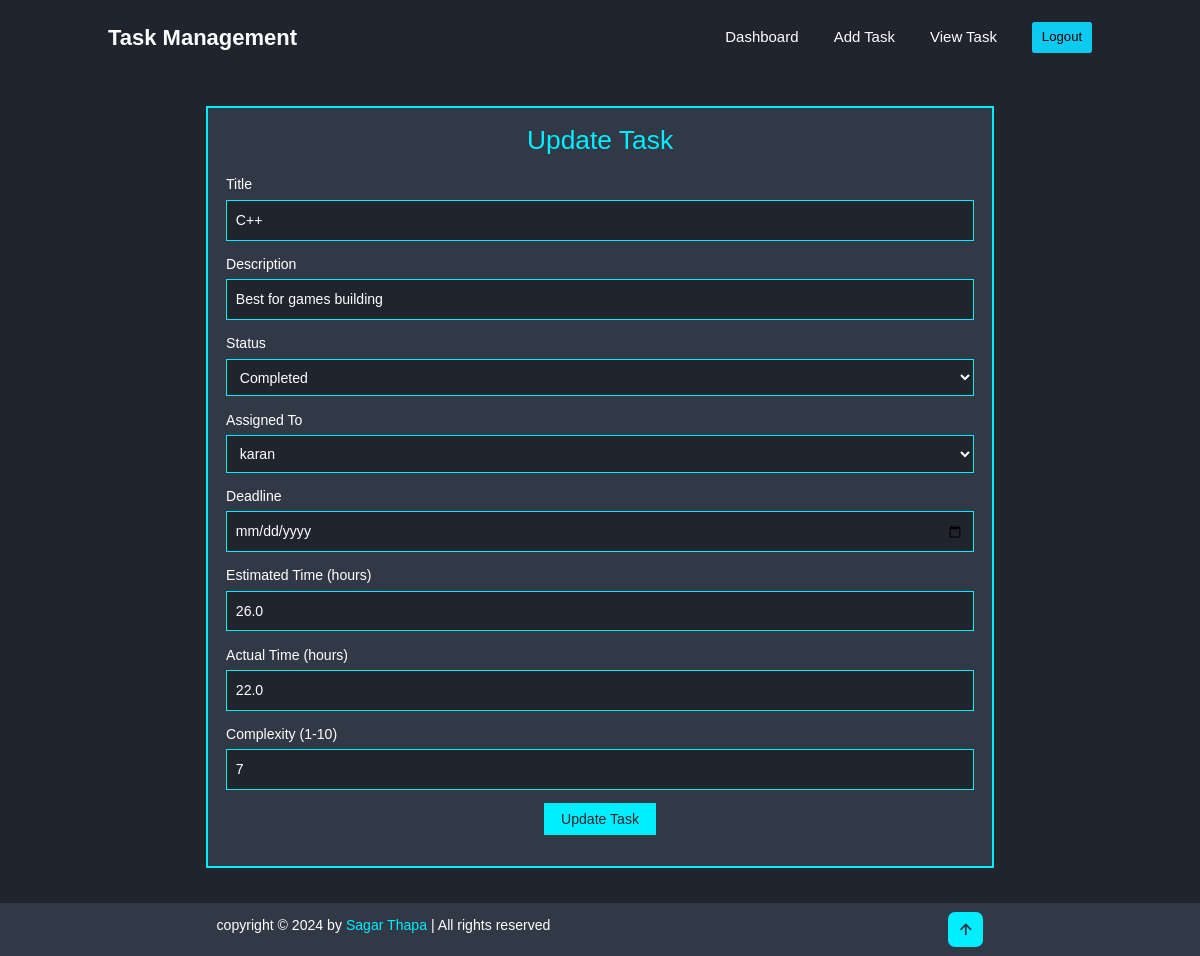
Page /update/4/ (signed in) on the committed database.
### main/models.py (models this page shows, shortened)
class Task(models.Model):
    STATUS_CHOICES = [
        ('open', 'Open'),
        ('inprogress', 'In Progress'),
        ('completed', 'Completed'),
    ]
    title = models.CharField(max_length=200)
    desc = models.TextField()
    status = models.CharField(max_length=20, choices=STATUS_CHOICES, default='open')
    assigned_to = models.ForeignKey(User, on_delete=models.CASCADE)
    deadline = models.DateField()
    estimated_time = models.FloatField()  # Estimated time to complete the task
    actual_time = models.FloatField(null=True, blank=True)  # Actual time taken to complete the task
    complexity = models.IntegerField()  # Task complexity (e.g., scale 1-10)
    isDelete = models.BooleanField(default=False)

### main/views.py (the view, shortened to what this page needs)
# urls.py: path('update/<int:id>/', update_data, name='update_data'),
@login_required(login_url='log_in')
def update_data(request, id):
    task = Task.objects.get(id=id)
    users = User.objects.all()
    return render(request, 'update.html', {'data': task, 'users': users})

### main/templates/update.html (shortened to what this page needs)
<!DOCTYPE html>
<html lang="en">
<head>
    {% load static %}
    <link href='https://unpkg.com/boxicons@2.1.4/css/boxicons.min.css' rel='stylesheet'>
    <link rel="stylesheet" href="//cdn.jsdelivr.net/npm/alertifyjs@1.13.1/build/css/alertify.min.css"/>
    <link href="https://cdn.jsdelivr.net/npm/bootstrap@5.0.2/dist/css/bootstrap.min.css" rel="stylesheet">
    <link rel="stylesheet" href="{% static 'css/dashboard.css' %}">
</head>
<body>
    <header class="header">
        <a href="#" class="logo">Task Management</a>
        <navbar class="navbar">
            <a href="{% url 'dashboard' %}">Dashboard</a>
            <a href="{% url 'addTask' %}">Add Task</a>
            <a href="{% url 'viewTask' %}">View Task</a>
            <a href="{% url 'log_out' %}"><button style="font-size: 1.5rem;" type="button" class="btn btn-info py-2 px-3">Logout</button></a>
        </navbar>
    </header>
    <section class="update-task">
        <div class="form-container">
            <h1>Update Task</h1>
            <form action="{% url 'update_data' data.id %}" method="POST">
                <div class="form-group">
                    <label for="title">Title</label>
                    <input type="text" id="title" value="{{ data.title }}" name="title" required>
                </div>
                <div class="form-group">
                    <label for="description">Description</label>
                    <input type="text" id="description" value="{{ data.desc }}" name="desc" required>
                </div>
                <div class="form-group">
                    <label for="status">Status</label>
                    <select id="status" name="status" required>
                        <option value="completed" {% if data.status == 'completed' %}selected{% endif %}>Completed</option>
                    </select>
                </div>
                <div class="form-group">
                    <label for="assigned_to">Assigned To</label>
                    <select id="assigned_to" name="assigned_to" required>
                        {% for user in users %}
                            <option value="{{ user.id }}" {% if user.id == data.assigned_to.id %}selected{% endif %}>{{ user.username }}</option>
                        {% endfor %}
                    </select>
                </div>
                <div class="form-group">
                    <label for="deadline">Deadline</label>
                    <input type="date" id="deadline" value="{{ data.deadline }}" name="deadline" required>
                </div>
                <div class="form-group">
                    <label for="estimated_time">Estimated Time (hours)</label>
                    <input type="number" step="0.1" id="estimated_time" value="{{ data.estimated_time }}" name="estimated_time" required>
                </div>
                <div class="form-group">
                    <label for="actual_time">Actual Time (hours)</label>
                    <input type="number" step="0.1" id="actual_time" value="{{ data.actual_time }}" name="actual_time">
                </div>
                <div class="form-group">
                    <label for="complexity">Complexity (1-10)</label>
                    <input type="number" id="complexity" value="{{ data.complexity }}" name="complexity" min="1" max="10" required>
                </div>
                <div class="form-group update-task-btn">
                    <input type="submit" value="Update Task">
                </div>
            </form>
        </div>
    </section>
    <footer class="footer">
        <div class="footer-text">
            <p>copyright &copy; 2024 by <span>Sagar Thapa</span> | All rights reserved</p>
        </div>
        <div class="footer-iconTop">
            <a href="#home"><i class='bx bx-up-arrow-alt'></i></a>
        </div>
    </footer>
</body>
</html>

### main/static/css/dashboard.css (style rules this page uses)
* { margin: 0; padding: 0; box-sizing: border-box; font-family: 'Poppins', sans-serif; text-decoration: none; scroll-behavior: smooth; outline: none; border: none; }
:root { --bg-color: #1f242d; --second-bgcolor: #323946; --text-color: white; --main-color: #0ef; }
html { font-size: 62.5%; overflow-x: hidden; }
body { background: var(--bg-color); color: var(--text-color); }
a { text-decoration: none; }
.header { display: flex; position: fixed; top: 0; left: 0; width: 100%; padding: 2rem 9%; background: var(--bg-color); justify-content: space-between; align-items: center; z-index: 100; }
.logo { color: var(--text-color); font-size: 2.5rem; font-weight: 600; cursor: default; }
.navbar a { font-size: 1.7rem; color: var(--text-color); margin-left: 4rem; transition: 0.3s; }
section { min-height: 100vh; padding: 10rem 9% 2rem; }
span { color: var(--main-color); }
.footer { display: flex; justify-content: space-around; align-items: center; flex-wrap: wrap; padding: 2rem 9%; background-color:#484e58; }
.footer-text p { font-size: 1.6rem; }
.footer-iconTop a { display: inline-flex; justify-content: center; align-items: center; padding: .8rem; background-color: var(--main-color); border-radius: .8rem; transition: .3s ease; }
.footer-iconTop a i { font-size: 2.4rem; color: var(--second-bgcolor); }
@media (max-width: 1200px) { html { font-size: 55%; } }

### main/templates/update.html (style rules this page uses)
* { margin: 0; padding: 0; box-sizing: border-box; font-family: 'Poppins', sans-serif; text-decoration: none; scroll-behavior: smooth; outline: none; border: none; }
:root { --bg-color: #1f242d; --second-bgcolor: #323946; --text-color: white; --main-color: #0ef; }
.update-task { display: flex; justify-content: center; align-items: center; width: 100%; }
.form-container { width: 80%; max-width: 800px; background: var(--second-bgcolor); padding: 2rem; border: 2px solid var(--main-color); margin-top: 2rem; margin-bottom: 2rem; }
.form-container h1 { text-align: center; margin-bottom: 2rem; color: var(--main-color); font-size: 3rem; }
.form-group { margin-bottom: 1.5rem; }
.form-group label { display: block; margin-bottom: 0.5rem; color: var(--text-color); font-size: 1.6rem; }
.form-group input, .form-group select { width: 100%; padding: 1rem; background: var(--bg-color); color: var(--text-color); font-size: 1.6rem; border: 1px solid var(--main-color); }
.update-task-btn { display: flex; justify-content: center; }
.form-group input[type="submit"] { background: var(--main-color); color: var(--bg-color); cursor: pointer; padding: 0.5rem 1rem; border: 1px solid var(--main-color); display: inline-block; width: 15% !important; }
.footer { background: var(--second-bgcolor); padding: 1rem 2rem; text-align: center; }
.footer-text { color: var(--text-color); }
.footer-iconTop a { color: var(--main-color); font-size: 2rem; }

### rows in the picture
Task: title "C++", desc "Best for games building", status "Completed", assigned_to "karan", estimated_time "26.0", actual_time "22.0", complexity "7"
